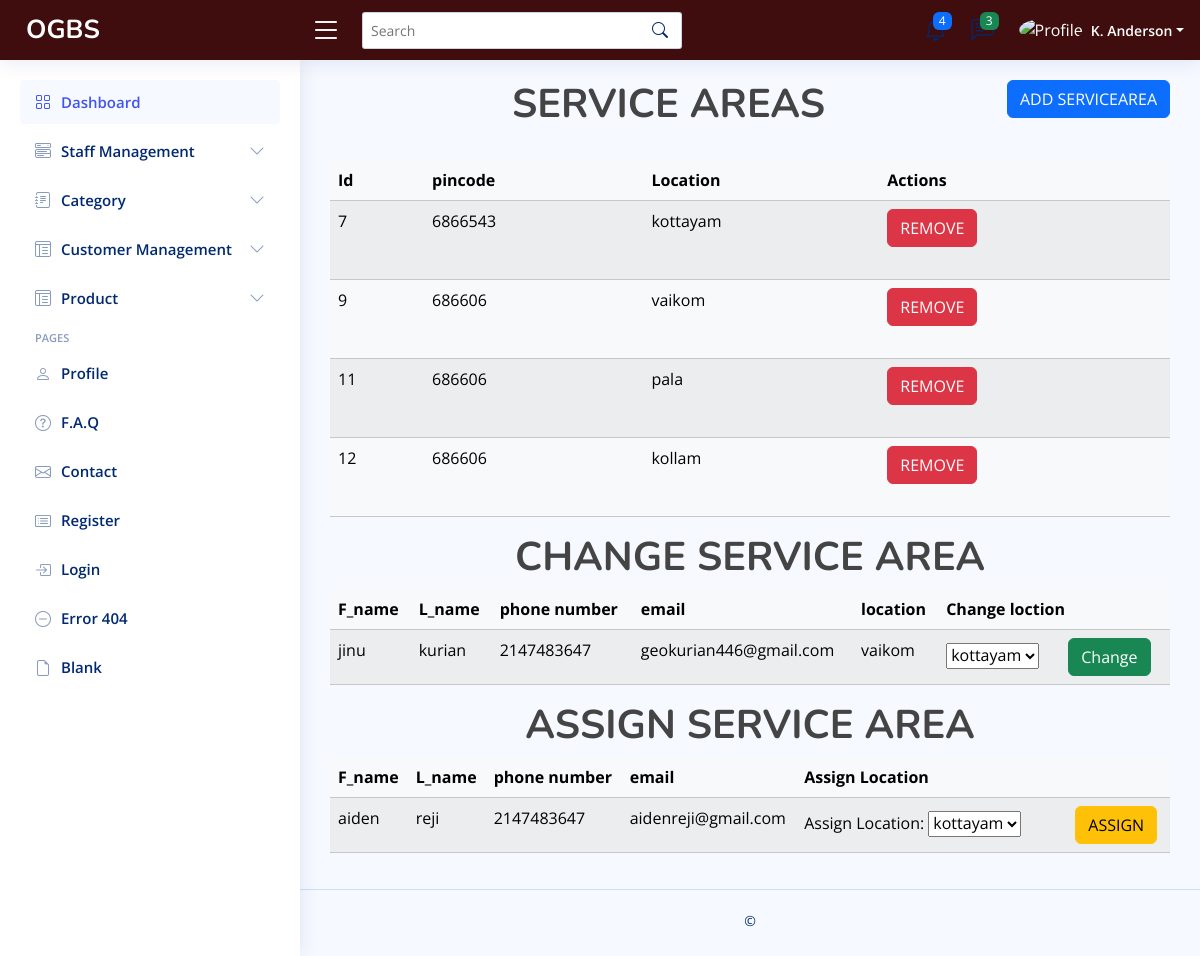
The app's page /staffservicearea1.php, older data.
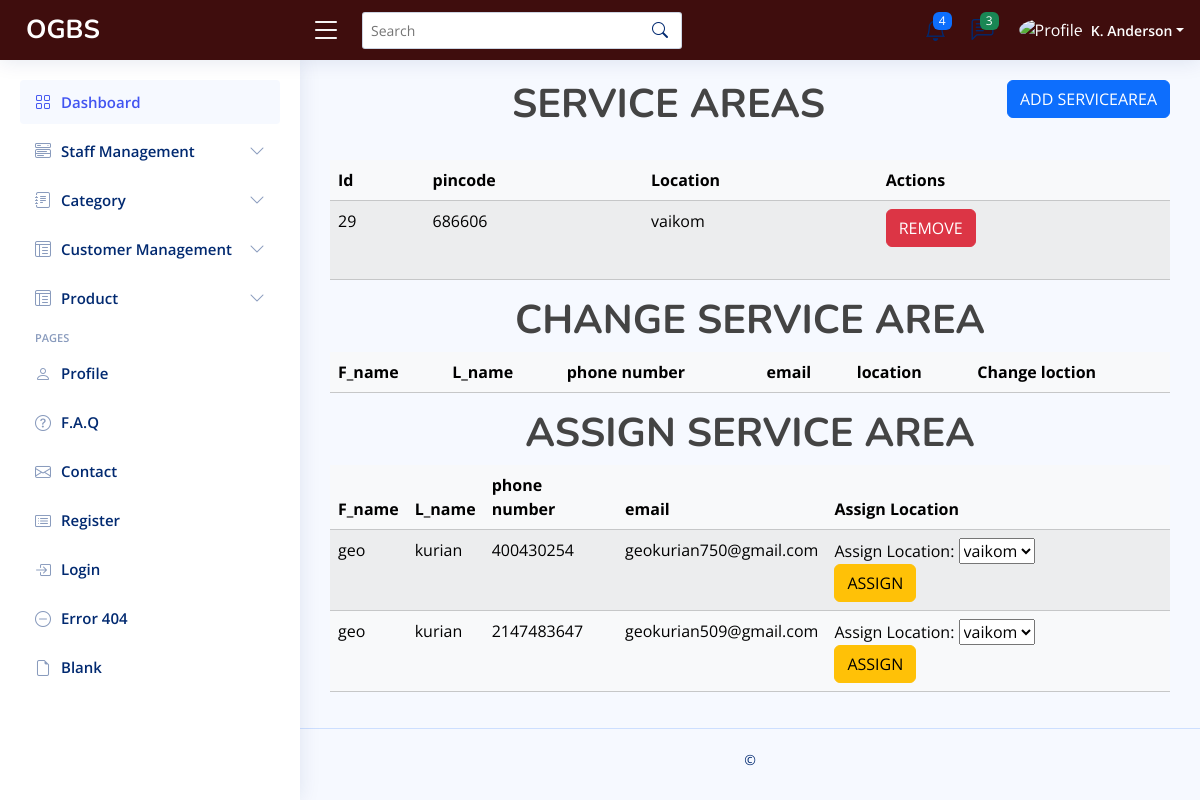
The same page, newer data.
### tables this page shows
CREATE TABLE `servicearea` (
  `serviceid` int(100) NOT NULL,
  `pincode` int(25) NOT NULL,
  `location` varchar(25) NOT NULL
);

CREATE TABLE `staffservicearea` (
  `staffservice_id` int(11) NOT NULL,
  `s_id` int(11) NOT NULL,
  `serviceid` int(11) NOT NULL
);

CREATE TABLE `staff` (
  `s_id` int(50) NOT NULL,
  `f_name` varchar(50) NOT NULL,
  `l_name` varchar(50) NOT NULL,
  `phn_number` int(12) NOT NULL,
  `email` varchar(50) NOT NULL,
  `pwd` varchar(50) NOT NULL,
  `typeofuser` varchar(50) NOT NULL,
  `status` tinyint(4) NOT NULL
);

### staffservicearea1.php (the view, shortened to what the changed rows need)
<?php
include('connection.php');
?>
<!DOCTYPE html>
<html lang="en">
<head>
  <link href="vendor/bootstrap/css/bootstrap.min.css" rel="stylesheet">
  <link href="vendor/bootstrap-icons/bootstrap-icons.css" rel="stylesheet">
  <link href="vendor/boxicons/css/boxicons.min.css" rel="stylesheet">
  <link href="vendor/quill/quill.snow.css" rel="stylesheet">
  <link href="vendor/quill/quill.bubble.css" rel="stylesheet">
  <link href="vendor/remixicon/remixicon.css" rel="stylesheet">
  <link href="vendor/simple-datatables/style.css" rel="stylesheet">
  <link href="CSS/admin2.css" rel="stylesheet">
</head>
<body>
  <main id="main" class="main">
<h1 class="text-center">
<b>   SERVICE AREAS</b>
      </h1>
<table class="table table-light table-striped" style="opacity: 1;">
          <thead>
              <tr>
                  <th>Id</th>
                  <th>pincode</th>
                  <th>Location</th>
                  <th>Actions</th>
              </tr>
          </thead>
          <tbody>
              <?php
              $sql = "SELECT * FROM servicearea";
              $result = mysqli_query($conn,$sql);
              while ($row = mysqli_fetch_array($result)) {
              ?>
                                  <tr><td><?php echo $row['serviceid']?></td>
                                  <td><?php echo $row['pincode']?></td>
                                  <td><?php echo $row['location']?></td>
                                  <td>
                                  <form id="deleteForm" action="deleteservicearea.php" method="post">
                                  <input type="submit" name="s_id" value="REMOVE" class="btn btn-danger" onclick="confirmDelete(event)">
</form>
                                  </td>
              </tr>
              <?php } ?>
          </tbody>
        </table>
  <h1 class="text-center">
  <b>CHANGE SERVICE AREA</b>
        </h1>
              <table class="table table-light table-striped" style="opacity:1;">
            <thead>
                <tr>
                    <th>F_name</th>
                    <th>L_name</th>
                    <th>phone number</th>
                    <th>email</th>
                    <th>location</th>
                  <th>Change loction</th>
                </tr>
            </thead>
            <tbody>
                <?php
                $sql = "SELECT s.*,sa.*,ssa.* FROM staff s join staffservicearea ssa on s.s_id=ssa.s_id
                join servicearea sa on  ssa.serviceid = sa.serviceid  WHERE s.status = 1";
$result = mysqli_query($conn, $sql);
                while ($row = mysqli_fetch_array($result)) {
                ?>
                <tr>
                    <td><?php echo $row['f_name']?></td>
                    <td><?php echo $row['l_name']?></td>
                    <td><?php echo $row['phn_number']?></td>
                                    <td><?php echo $row['email']?></td>
                                    <td><?php echo $row['location']?>
                    <td>
                        <form method="POST" action="staffservicearea1.php">
                            <select name="location">
                                <?php
                                $sql = "SELECT * FROM servicearea";
                                $serviceResult = mysqli_query($conn, $sql);
                                while ($serviceRow = mysqli_fetch_array($serviceResult)) {
                                    echo "<option value='" . $serviceRow['serviceid'] . "'>" . $serviceRow['location'] . "</option>";
                                }
                                ?>
                            </select>
&nbsp;&nbsp;&nbsp;&nbsp;&nbsp;&nbsp;<input type="submit" value="Change" class="btn btn-success">
                        </form>
                    </td>
                </tr>
                <?php
                }
                ?>
            </tbody>
        </table>
        <h1 class="text-center">
        <b>  ASSIGN SERVICE AREA</b>
        </h1>
        <table class="table table-light table-striped" style="opacity: 1;">
            <thead>
                <tr>
                    <th>F_name</th>
                    <th>L_name</th>
                    <th>phone number</th>
                    <th>email</th>
                    <th>Assign Location</th>
                </tr>
            </thead>
            <tbody>
                <?php
                  $sql = "SELECT  * from staff  where s_id NOT IN(select s_id from staffservicearea) and status=1";
                  $result = mysqli_query($conn, $sql);
                while ($row = mysqli_fetch_array($result)) {
                ?>
                <tr>
                    <td><?php echo $row['f_name']?></td>
                    <td><?php echo $row['l_name']?></td>
                    <td><?php echo $row['phn_number']?></td>
                                    <td><?php echo $row['email']?></td>
                    <td>
                        <form method="POST" action="staffservicearea1.php">
                            Assign Location:
                            <select name="location">
                                <?php
                                $sql = "SELECT * FROM servicearea";
                                $serviceResult = mysqli_query($conn, $sql);
                                while ($serviceRow = mysqli_fetch_array($serviceResult)) {
                                    echo "<option value='" . $serviceRow['serviceid'] . "'>" . $serviceRow['location'] . "</option>";
                                }
                                ?>
                            </select>
                            &nbsp;   &nbsp;  &nbsp;  &nbsp;  &nbsp;  &nbsp;   <input type="submit" value="ASSIGN" class="btn btn-warning">
                        </form>
                    </td>
                </tr>
                <?php
                }
                ?>
            </tbody>
        </table>
  </main>
</body>
</html>

Row changes from the older to the newer data that the page shows:
removed servicearea: serviceid "7", pincode "6866543", location "kottayam"
removed servicearea: serviceid "9", pincode "686606", location "vaikom"
removed servicearea: serviceid "11", pincode "686606", location "pala"
removed servicearea: serviceid "12", pincode "686606", location "kollam"
removed staffservicearea: s.f_name "jinu", s.l_name "kurian", s.phn_number "2147483647", s.email "geokurian446@gmail.com", serviceid.location "vaikom"
removed staff: f_name "aiden", l_name "reji", phn_number "2147483647", email "aidenreji@gmail.com"
added servicearea: serviceid "29", pincode "686606", location "vaikom"
added staff: f_name "geo", l_name "kurian", phn_number "400430254", email "geokurian750@gmail.com"
added staff: f_name "geo", l_name "kurian", phn_number "2147483647", email "geokurian509@gmail.com"
